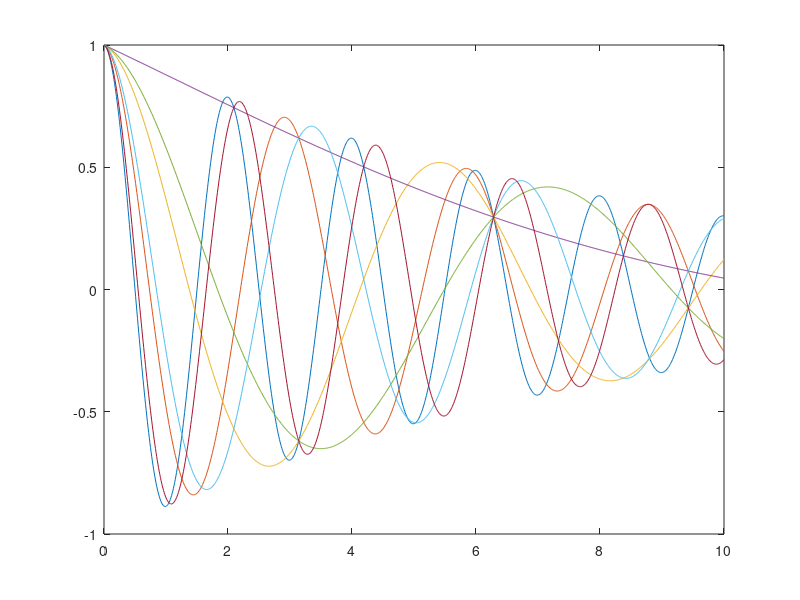
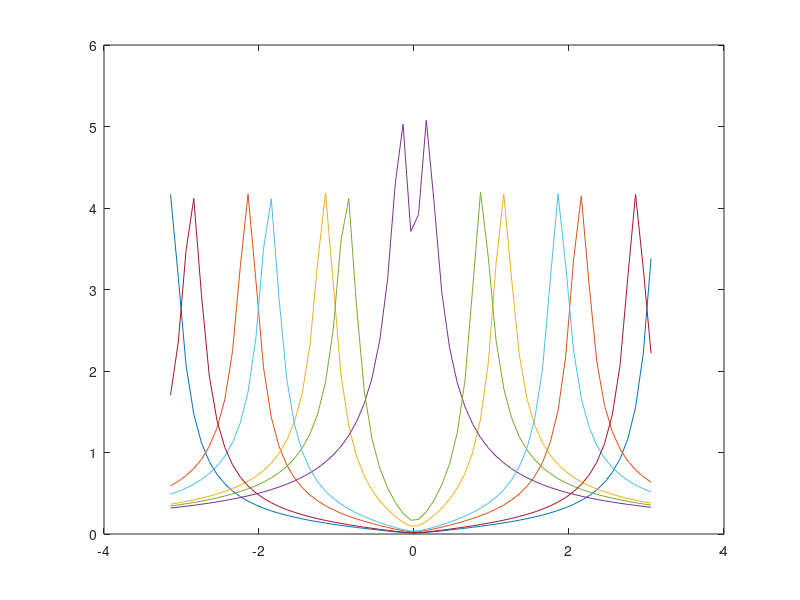

MATLAB code to generate these figures, in order:
%xc = exp(-a*t)*cos(OMG1*t), XC = (a+jw)/((a+jw)^2+OMG^2)
%fix a, change OMG
clc
clear all

a = 0.12; 

for OMG = -pi:pi
    %OMG = 0.25*pi;
    %xc = exp(-a.*t).*cos(OMG1.*t);
    t  = [0:0.01:10];
    xc = exp(-a.*t).*cos(OMG.*t);
    figure(1);
    plot(t, xc);
    hold on

    figure(2);
    w = [-pi:0.1:pi];
    XC = (a+1i*w)./((a+1i*w).^2+ OMG.^2);
    plot(w, abs(XC));
    hold on
end
%( a + 1j * Omega ) ./ ( (a + 1j * Omega ) .^2 + Omega_1 ^2 );



